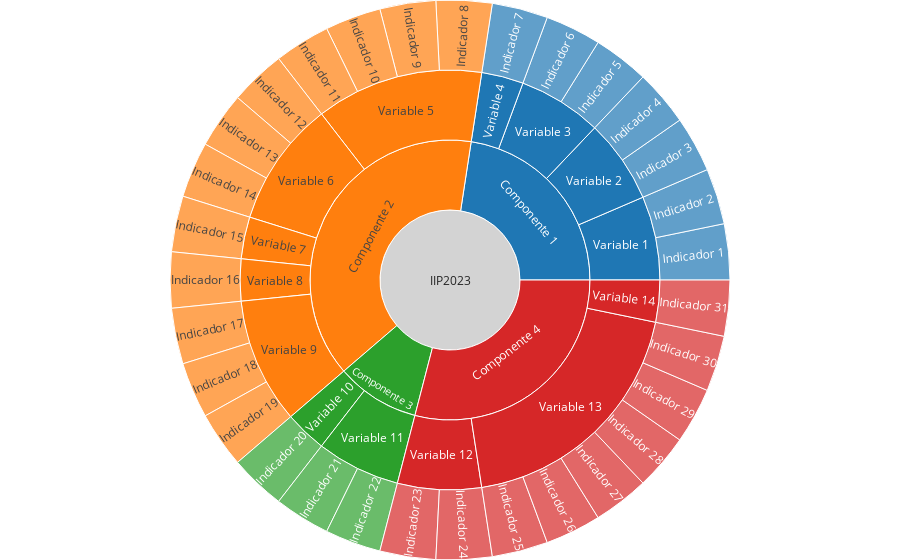

Notebook cell for this chart:
### Code cell
fig = go.Figure(go.Sunburst(
    hovertext=wrapped_hovertext,
    hoverinfo="text",
    labels = df_2023.short_label,
    parents = df_2023.short_parent,
    sort=False,
    root_color="lightgrey"
))
fig.update_layout(
    margin = dict(t=0, l=0, r=0, b=0),
    )
fig.write_html('est_sun_2023.html')
fig

### Figure 1 — Plotly figure (JSON) as saved in the notebook; plotly's stock layout.template omitted (floating-point values rounded to 4 significant figures)
{"data": [{"hoverinfo": "text", "hovertext": ["Componente 1. Capacidad Institucional", "Variable 1. Planeación", "Indicador 1. Creación y Organización: Existencia<br>dentro de los soportes normativos de creación y<br>organización de la institución de un discurso<br>relacionado con la definición de innovación<br>pública", "Indicador 2. Planeación Estratégica: Existencia<br>dentro de la planeación estratégica de la<br>institución de una relación con el concepto de<br>innovación pública", "Variable 2. Recursos Presupuestales", "Indicador 3. Recursos Anuales de Funcionamiento:<br>Porcentaje de recursos anuales de funcionamiento<br>ejecutados en temas de innovación pública", "Indicador 4. Porcentaje de recursos anuales de<br>inversión ejecutados en temas de innovación<br>pública", "Variable 3. Recursos Humanos", "Indicador 5. Porcentaje de funcionarios<br>relacionados con temas de innovación pública.", "Indicador 6. Porcentaje de contratistas dedicados<br>a temas de innovación pública.", "Componente 2. Procesos y procedimientos", "Variable 4. Proceso de identificación y uso de<br>retos o áreas de oportunidad", "Indicador 7. Uso de información recolectada a<br>partir del SDQS", "Indicador 8. Canales complem entarios para la<br>ciudadanía para la identificación de retos o áreas<br>de oportunidad de la entidad.", "Indicador 9. Canales para los funcionarios y/o<br>contratist as para la identifica ción de retos o<br>áreas de oportunidad.", "Indicador 10. Actividades para la identificación<br>de retos o áreas de oportunidad.", "Variable 5. Generación de ideas", "Indicador 11. Canales para la ciudadanía para la<br>generación de ideas.", "Indicador 12. Canales para los funcionarios y/o<br>contratistas para la generación de ideas.", "Indicador 13. Espacios para la generación de<br>ideas.", "Variable 6. Diseño de Innovaciones", "Indicador 14. Innovaciones diseñadas.", "Variable 7. Generación de capacidades", "Indicador 15. Actividades de generación de<br>capacidades de innovación.", "Componente 3. Resultados", "Variable 8. Innovaciones Implementadas", "Indicador 16. Implementación de innovaciones<br>diseñadas.", "Variable 9. Generación de capacidades en<br>innovación para funcionarios y/o contratistas", "Indicador 17. Porcentaje de funcionarios formados<br>a partir de procesos de generación de capacidades<br>en innovación.", "Indicador 18. Porcentaje de contratistas formados<br>a partir de procesos de generación de capacidades<br>en innovación.", "Componente 4. Gestión del conocimiento", "Variable 10. Gestión del conocimiento en la<br>Capacidad Institucional", "Indicador 19. Creación y Organización: Existencia<br>dentro de los soportes normativos de creación y<br>organización de la instituciónde acciones de<br>gestión del conocimiento", "Indicador 20. Planeación Estratégica: Existencia<br>dentro de la planeación estratégica de la<br>institución de acciones de gestión del<br>conocimiento.", "Variable 11. Gestión del conocimiento en los<br>Procesos y Procedimientos", "Indicador 21. Publicación de la sistematización de<br>información sobre procesos de identificación de<br>problemas con ciudadanos", "Indicador 22. Publicación de la sistematización de<br>información sobre procesos de identificación de<br>problemas con servidores públicos", "Indicador 23. Publicación de la sistematización de<br>información sobre procesos de generación de ideas<br>con ciudadanos", "Indicador 24. Publicación de la sistematización de<br>información sobre procesos de generación de ideas<br>con servidores públicos", "Indicador 25. Documentación de buenas prácticas y<br>lecciones aprendidas identificadas en los procesos<br>de innovación.", "Indicador 26. Documentación de buenas prácticas y<br>lecciones aprendidas de las acciones de la<br>entidad.", "Variable 12. Gestión del conocimiento en los<br>Resultados", "Indicador 27. Monitoreo y seguimiento de<br>innovaciones implementadas"], "labels": ["Componente 1", "Variable 1", "Indicador 1", "Indicador 2", "Variable 2", "Indicador 3", "Indicador 4", "Variable 3", "Indicador 5", "Indicador 6", "Variable 4", "Indicador 7", "Componente 2", "Variable 5", "Indicador 8", "Indicador 9", "Indicador 10", "Indicador 11", "Variable 6", "Indicador 12", "Indicador 13", "Indicador 14", "Variable 7", "Indicador 15", "Variable 8", "Indicador 16", "Variable 9", "Indicador 17", "Indicador 18", "Indicador 19", "Componente 3", "Variable 10", "Indicador 20", "Variable 11", "Indicador 21", "Indicador 22", "Componente 4", "Variable 12", "Indicador 23", "Indicador 24", "Variable 13", "Indicador 25", "Indicador 26", "Indicador 27", "Indicador 28", "Indicador 29", "Indicador 30", "Variable 14", "Indicador 31"], "parents": ["IIP2023", "Componente 1", "Variable 1", "Variable 1", "Componente 1", "Variable 2", "Variable 2", "Componente 1", "Variable 3", "Variable 3", "Componente 1", "Variable 4", "IIP2023", "Componente 2", "Variable 5", "Variable 5", "Variable 5", "Variable 5", "Componente 2", "Variable 6", "Variable 6", "Variable 6", "Componente 2", "Variable 7", "Componente 2", "Variable 8", "Componente 2", "Variable 9", "Variable 9", "Variable 9", "IIP2023", "Componente 3", "Variable 10", "Componente 3", "Variable 11", "Variable 11", "IIP2023", "Componente 4", "Variable 12", "Variable 12", "Componente 4", "Variable 13", "Variable 13", "Variable 13", "Variable 13", "Variable 13", "Variable 13", "Componente 4", "Variable 14"], "root": {"color": "lightgrey"}, "sort": false, "type": "sunburst"}], "layout": {"margin": {"b": 0, "l": 0, "r": 0, "t": 0}}}
